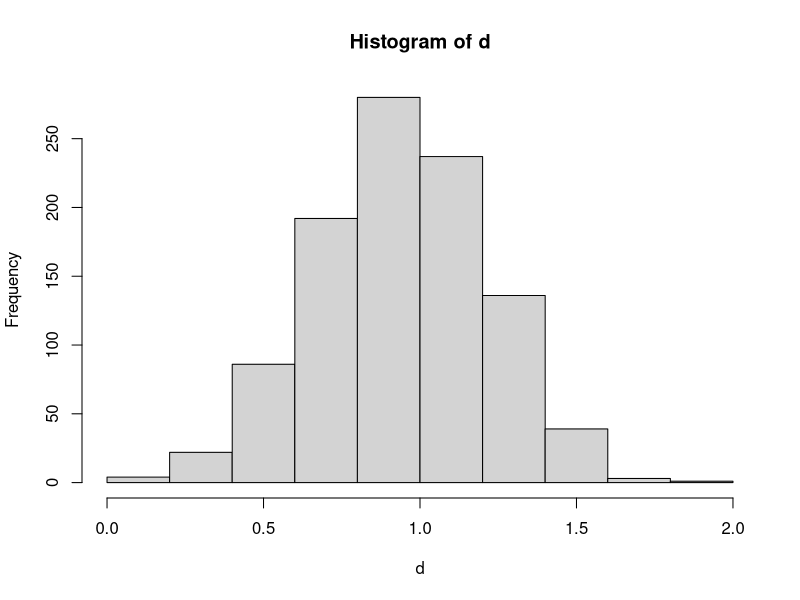
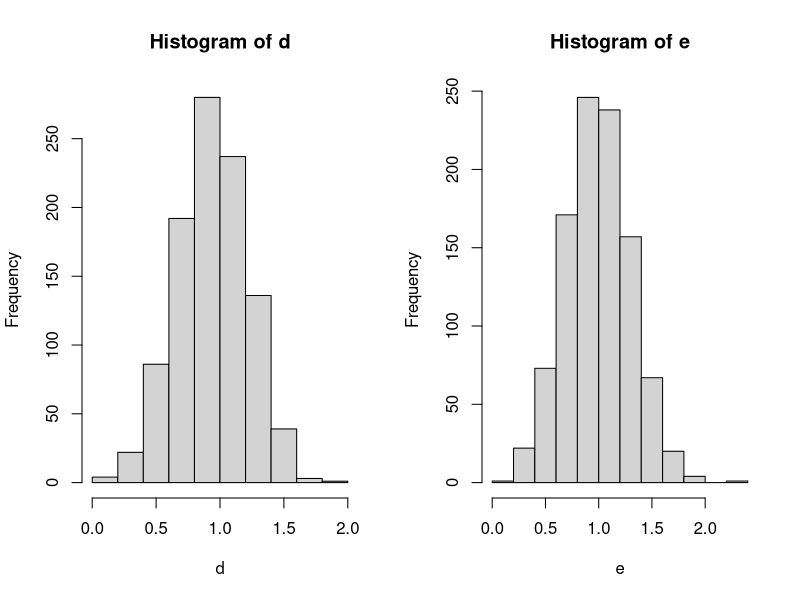
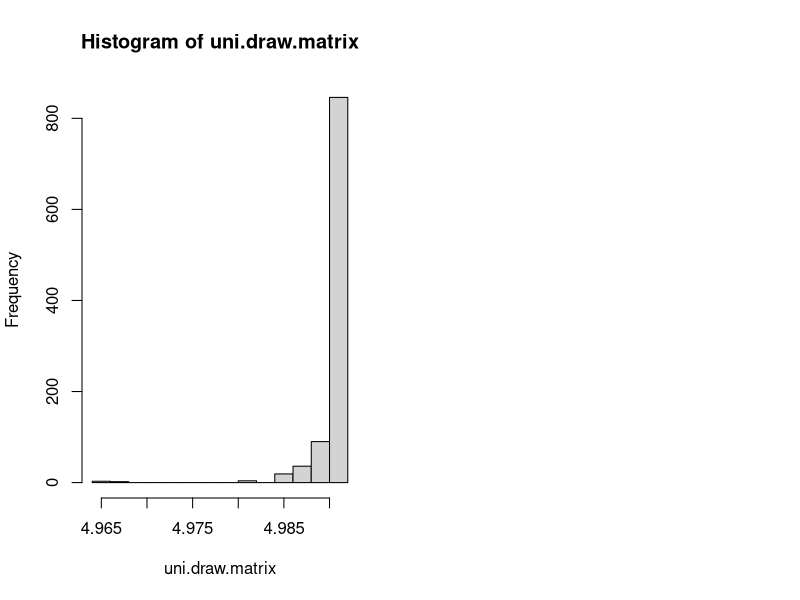
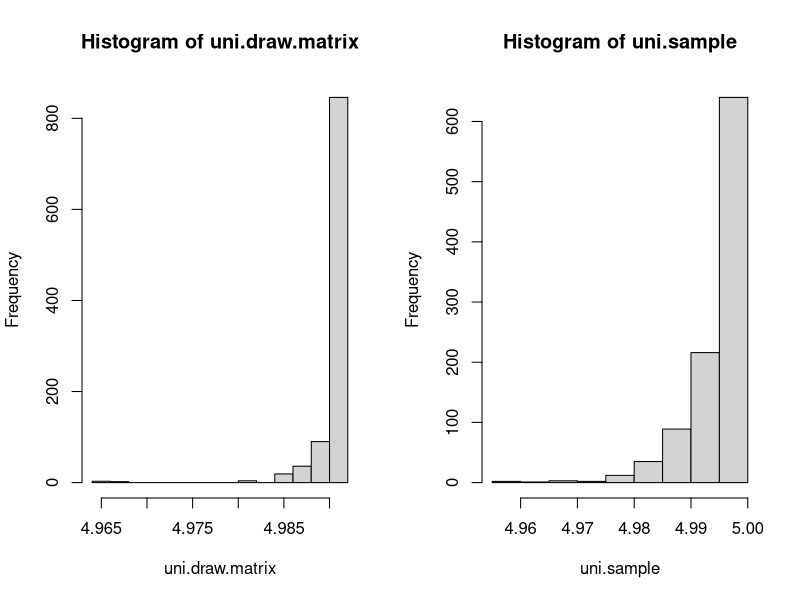
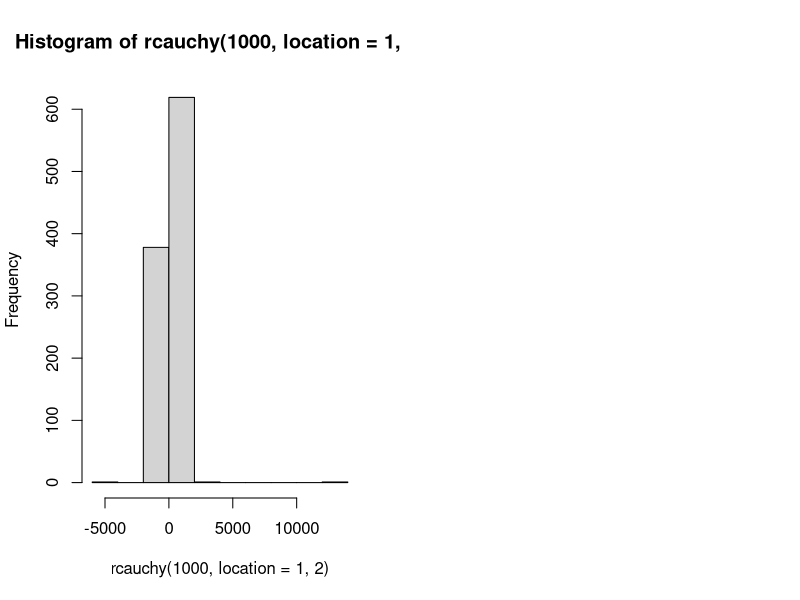
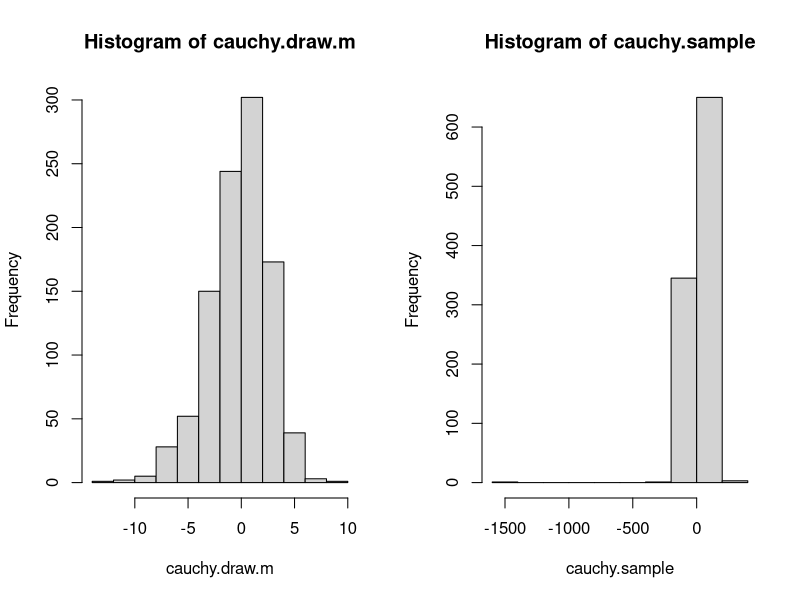

Reproduce these figures in R, in order.
a<-rnorm(100,mean=1,sd=3)
d<-matrix(1,1000)
for(i in 1:1000)
{
  f<-sample(a,100,replace=T)
  e<-mean(f)
  d[i]<-e
  
}
hist(d)
e<-matrix(1,1000)
for (i in 1:1000)
{
  l<-sample(rnorm(100,mean=1,sd=3))
  j<-mean(l)
  e[i]<-j
}
par(mfrow=c(1,2))
hist(d)
hist(e)

#uniform (0,5) will draw 1000 draws from a uniform. or draw one sample and bootstrap 1000 times. statistic: the largest value
uni.draw<-runif(1000,min=0,max=5)
uni.draw.matrix<-matrix(1,1000)
for(i in 1:1000)
{
  f<-sample(uni.draw,1000,replace=T)
  e<-max(f)
  uni.draw.matrix[i]<-e
  
}
hist(uni.draw.matrix)
uni.sample<-matrix(1,1000)
for (i in 1:1000)
{
  l<-sample(runif(1000,min=0,max=5))
  j<-max(l)
  uni.sample[i]<-j
}
par(mfrow=c(1,2))
hist(uni.draw.matrix)
hist(uni.sample)
#uniform sample does not work! most of the time 100 will be the largest one-because most of the time you come up with a few numbers; from original you will be going from a continuous dist. what is the prob that the largest num in your dataset is also the largest in your bootstap
#pick a card every time: 1/1000 time to get a particular number and then raise to 1000 times. have to have gotten everythign else n times; have to avoided the biggest number 1000 times b/c only getting one number
#prob did not get the biggest one: n-1^n 1-1/n did not get the biggest value then raise to n-you avoidd the biggest value then 1-that is the prob that you did get the biggest value in your dataset. prob as this whole thing goes to zero is e^-1
#there is a 63% chance that your largest value is what you had in the largest dataset, which is not if you had done the experiment 1000 times.
#so is just stuck on the largest value
#this si the same for any quantile or median-will be a small set of numbers that will always come up

#another example: long-tailed statistical distributions.  the koshi distribution. has no defined mean or variance.
#bootstrap fails when the moments do not have defined values.
hist(rcauchy(1000,location=1,2))
#mean

cauchy.draw<-rcauchy(1000,1,2)
cauchy.draw.m<-matrix(1,1000)
for(i in 1:1000)
{
  f<-sample(cauchy.draw,1000,replace=T)
  e<-mean(f)
  cauchy.draw.m[i]<-e
  
}

cauchy.sample<-matrix(1,1000)
for (i in 1:1000)
{
  l<-sample(rcauchy(1000,1,2))
  j<-mean(l)
  cauchy.sample[i]<-j
}
par(mfrow=c(1,2))
hist(cauchy.draw.m)
hist(cauchy.sample)
